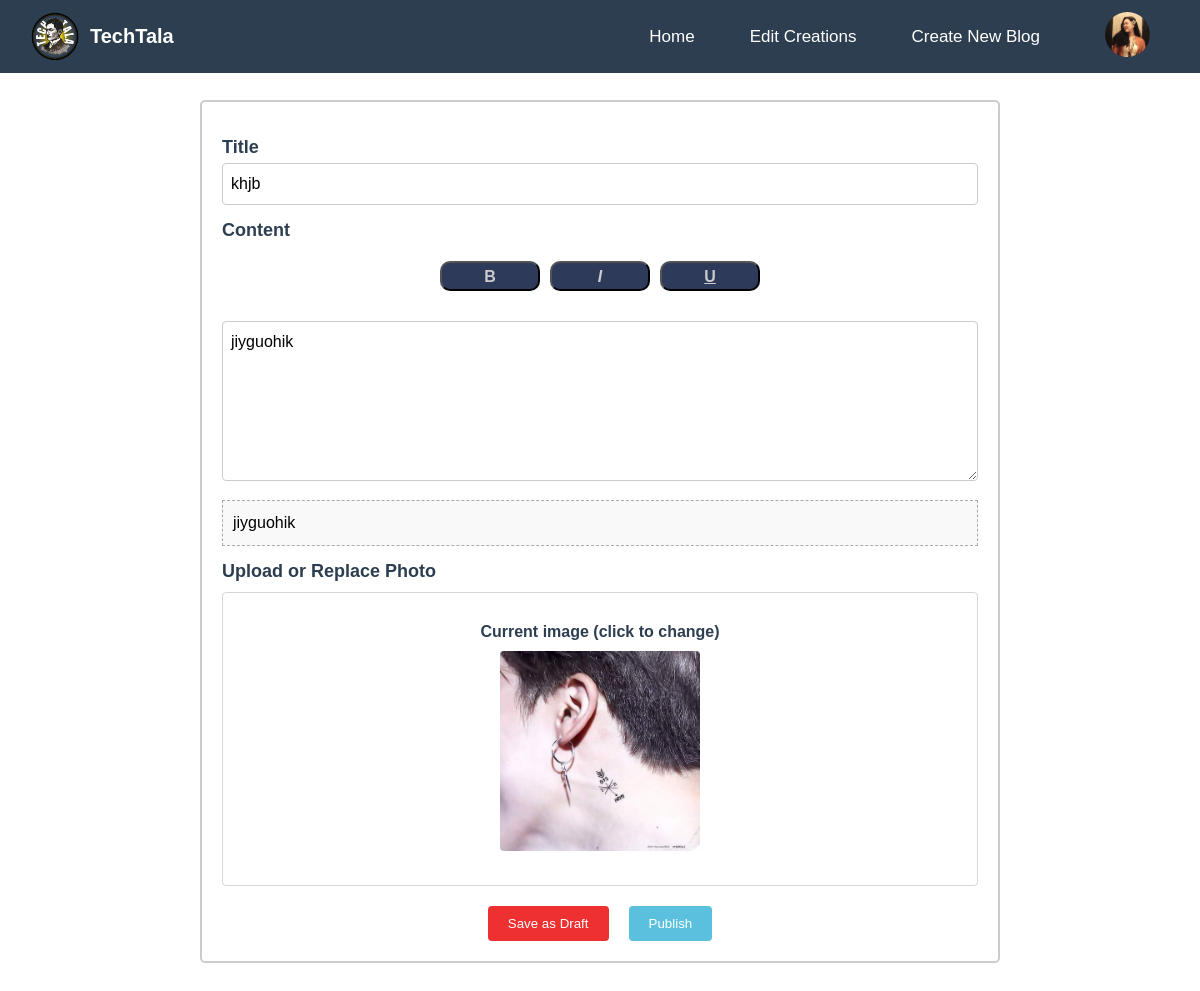
The app's page /Author/editdraft.php?id=63 (signed in) with its own data.
### tables this page shows
CREATE TABLE `users` (
  `id` int(11) NOT NULL,
  `username` varchar(30) NOT NULL,
  `pass` varchar(255) NOT NULL,
  `email` varchar(100) NOT NULL,
  `created_at` datetime NOT NULL DEFAULT curtime(),
  `role` varchar(50) DEFAULT NULL,
  `gender` enum('male','female','not-specified') DEFAULT NULL,
  `bio` text DEFAULT NULL,
  `profile_picture` varchar(255) DEFAULT NULL,
  `deleted` tinyint(1) DEFAULT 0,
  `status` enum('active','inactive') NOT NULL DEFAULT 'active'
);

CREATE TABLE `post` (
  `id` int(11) NOT NULL,
  `username` varchar(30) NOT NULL,
  `title` varchar(100) NOT NULL,
  `content` text NOT NULL,
  `image` varchar(255) DEFAULT NULL,
  `created_at` datetime NOT NULL DEFAULT curtime(),
  `users_id` int(11) DEFAULT NULL,
  `updated_at` datetime DEFAULT current_timestamp() ON UPDATE current_timestamp(),
  `deleted` tinyint(1) DEFAULT 0,
  `status` varchar(20) DEFAULT 'draft'
);

### db.php (called while the page is built, shortened)
<?php
require('db.connect.php');
function executeQuery($sql, $data){
    global $conn;
    $stmt = $conn->prepare($sql);
    if (count($data) > 0) {
        $values = array_values($data);
        $types = str_repeat('s', count($values));
        $stmt->bind_param($types, ...$values);
    }
    $stmt->execute();
    return $stmt;
}
function selectOne($table, $conditions = []){
    $sql = "SELECT * FROM $table";
    $i = 0;
    foreach ($conditions as $key => $value){
        if ($i === 0){
            $sql = $sql . " WHERE $key = ?";
        } else {
            $sql = $sql . " AND $key = ?";
        }
        $i++;
    }
    $sql = $sql . " LIMIT 1";
    $stmt = executeQuery($sql, $conditions);
    $records = $stmt->get_result()->fetch_all(MYSQLI_ASSOC);
    return !empty($records) ? $records[0] : [];
}
function remove($html) {
    $html = str_replace(['</p><p>', '<br>', '<br/>', '<br />'], ["\n\n", "\n", "\n", "\n"], $html);
    return strip_tags($html);
}
?>

### Author/editdraft.php (the view, shortened to what this page needs)
<?php
include '../db.connect.php';
include '../db.php';
$user_id = $_SESSION['user_id'];
$post_id = $_GET['id'] ?? null;
$post = selectOne('post', ['id' => $post_id, 'users_id' => $user_id]);
?>
<!DOCTYPE html>
<html lang="en">
<head>
    <link rel="stylesheet" href="editdraft.css">
</head>
<body>
    <?php include("header.php"); ?>
    <div class="container">
        <form action="editdraft.php?id=<?php echo $post_id; ?>" method="post" enctype="multipart/form-data" id="publish-form">
            <label for="title">Title</label>
            <input type="text" id="title" name="title" value="<?php echo htmlspecialchars($post['title']); ?>" required>
            <label>Content</label>
            <div class="buttons">
                <button type="button" id="bold">B</button>
                <button type="button" id="italic">I</button>
                <button type="button" id="underline">U</button>
            </div>
            <textarea id="content" name="content" required><?php echo htmlspecialchars(remove($post['content'])); ?></textarea>
            <div id="preview" class="preview"></div>
            <label for="fileUpload">Upload or Replace Photo</label>
            <div class="upload-box" onclick="document.getElementById('fileUpload').click()">
                <?php if (!empty($post['image'])): ?>
                    <p>Current image (click to change)</p>
                    <img id="previewImage" src="images/<?php echo htmlspecialchars($post['image']); ?>" alt="Current image">
                <?php else: ?>
                    <p>Click to choose photo</p>
                    <img id="previewImage" src="" alt="Preview">
                <?php endif; ?>
            </div>
            <div class="actions">
                <button type="submit" name="draft" class="draft">Save as Draft</button>
                <button type="submit" name="publish" class="publish">Publish</button>
            </div>
        </form>
    </div>
</body>
</html>

### Author/header.php (shortened to what this page needs)
<?php
require_once '../db.connect.php';
require_once '../db.php';
$profile_pic_path = 'image/profile.png';
if (isset($_SESSION['user_id'])) {
    $user = selectOne('users', ['id' => $_SESSION['user_id']]);
    if ($user && !empty($user['profile_picture'])) {
        $profile_pic_path = '../profiles/' . $user['profile_picture'];
    }
}
?>
<!DOCTYPE html>
<html lang="en">
<head>
    <link rel="stylesheet" href="header.css">
</head>
<body>
    <nav>
        <img src="image/logo.png" class="logo">
        <h3>TechTala</h3>
        <ul>
            <li><a href="homepage.php">Home</a></li>
            <li><a href="creations.php">Edit Creations</a></li>
            <li><a href="create_newblog.php">Create New Blog</a></li>
            <li><div class="drop">
            <div class="menu">
                <img class="profile" src="<?php echo htmlspecialchars($profile_pic_path); ?>" alt="Profile Picture"?>
            </div>
            </div></div></li>
        </ul>
    </nav>
</body>
</html>

### Author/editdraft.css (style rules this page uses)
nav { background-color: #2C3E50; }
.container { background-color: white; max-width: 800px; margin: 100px auto; padding: 20px; border: 2px solid #ccc; border-radius: 5px; }
label { display: block; margin: 15px 0 5px; color: #2C3E50; font-size: 18px; font-weight: bold; }
input, textarea { width: 100%; padding: 8px; box-sizing: border-box; border: 1px solid #ccc; border-radius: 4px; line-height: 1.5; font-size: 16px; }
textarea { height: 20vh; resize: vertical; margin-top: 20px; }
.buttons { margin-top: 20px; display: flex; flex-wrap: wrap; justify-content: center; gap: 10px; margin-bottom: 10px; }
.buttons button { border-radius: 10px; width: 100px; height: 30px; color: #ccc; padding: 5px 10px; background-color: #2e3a59; font-weight: bolder; cursor: pointer; font-size: 16px; }
.buttons #bold { font-weight: bold; }
.buttons #italic { font-style: italic; }
.buttons #underline { text-decoration: underline; }
.preview { border: 1px dashed #aaa; padding: 10px; margin-top: 15px; background: #f9f9f9; line-height: 1.5; }
.upload-box { background-color: none; text-align: center; font-weight: bold; padding: 30px; margin-top: 10px; color: #2C3E50; cursor: pointer; border-radius: 4px; border: 1px solid #3333; }
.upload-box img { margin-top: 10px; border-radius: 4px; max-width: 100%; max-height: 200px; }
.actions { margin-top: 20px; text-align: center; display: flex; flex-wrap: wrap; gap: 20px; justify-content: center; }
.actions .publish { background-color: #5bc0de; color: white; border: none; padding: 10px 20px; border-radius: 4px; cursor: pointer; }
.actions .draft { background-color: #ee3030; color: white; border: none; padding: 10px 20px; border-radius: 4px; cursor: pointer; }

### Author/header.css (style rules this page uses)
* { margin: 0; padding: 0; box-sizing: border-box; font-family: 'Poppins', sans-serif; }
nav { width: 100%; position: fixed; top: 0; left: 0; padding: 2px 10px; display: flex; align-items: center; z-index: 1000; }
nav .logo { width: 70px; margin-left: 10px; }
h3 { color: #fff; font-size: 20px; text-decoration: none; display: inline-block; position: fixed; margin-left: 80px; }
nav ul { margin-left: auto; display: flex; align-items: center; gap: 35px; }
nav ul li { list-style: none; display: inline-block; }
nav ul li a { text-decoration: none; color: #fff; font-size: 17px; transition: 0.3s; position: relative; padding: 0 10px; }
nav ul li a::after { content: ""; position: absolute; left: 0; bottom: -10px; width: 0%; height: 2px; background: white; margin-left: 50px; transition: 0.4s ease; }
.drop { position: relative; display: inline-block; padding: 10px; border-radius: 10px; cursor: pointer; }
.profile { width: 45px; height: 45px; margin-left: 10px; margin-right: 30px; border-radius: 50%; object-fit: cover; }

### records on screen
users: profile_picture (picture)
post: title "khjb", content "jiyguohik", image (picture)
